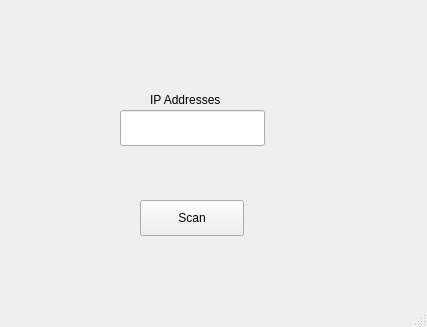
<?xml version="1.0" encoding="UTF-8"?>
<ui version="4.0">
 <class>NmapGUI</class>
 <widget class="QMainWindow" name="NmapGUI">
  <property name="geometry">
   <rect>
    <x>0</x>
    <y>0</y>
    <width>427</width>
    <height>327</height>
   </rect>
  </property>
  <property name="windowTitle">
   <string>MainWindow</string>
  </property>
  <widget class="QWidget" name="centralwidget">
   <widget class="QLineEdit" name="ip_input">
    <property name="geometry">
     <rect>
      <x>120</x>
      <y>110</y>
      <width>145</width>
      <height>36</height>
     </rect>
    </property>
   </widget>
   <widget class="QPushButton" name="start_scan">
    <property name="geometry">
     <rect>
      <x>140</x>
      <y>200</y>
      <width>104</width>
      <height>36</height>
     </rect>
    </property>
    <property name="text">
     <string>Scan</string>
    </property>
   </widget>
   <widget class="QLabel" name="label">
    <property name="geometry">
     <rect>
      <x>150</x>
      <y>90</y>
      <width>87</width>
      <height>19</height>
     </rect>
    </property>
    <property name="text">
     <string>IP Addresses</string>
    </property>
   </widget>
  </widget>
  <widget class="QMenuBar" name="menubar">
   <property name="geometry">
    <rect>
     <x>0</x>
     <y>0</y>
     <width>427</width>
     <height>29</height>
    </rect>
   </property>
  </widget>
  <widget class="QStatusBar" name="statusbar"/>
 </widget>
 <resources/>
 <connections/>
</ui>
